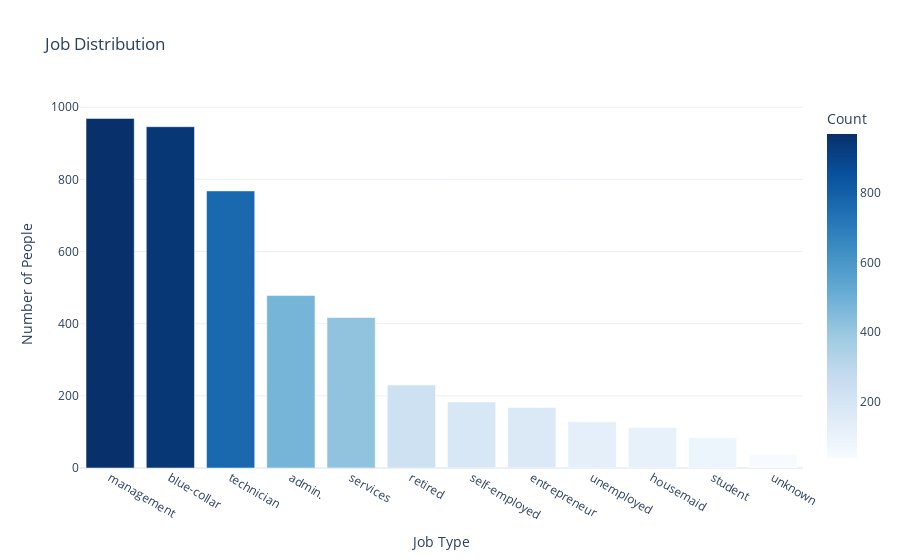

Notebook code cell kept with this figure:
### Code cell
import plotly.express as px

fig = px.bar(job_df,
             x='job',
             y='count_job',
             title='Job Distribution',
             labels={'job': 'Job Type', 'count_job': 'Count'},
             color='count_job',
             color_continuous_scale='Blues')

fig.update_layout(
    xaxis_title='Job Type',
    yaxis_title='Number of People',
    template='plotly_white'
)

fig.show()

### Figure 1 — Plotly figure (JSON) as saved in the notebook; plotly's stock layout.template omitted (floating-point values rounded to 4 significant figures)
{"data": [{"alignmentgroup": "True", "hovertemplate": "Job Type=%{x}<br>Count=%{marker.color}<extra></extra>", "legendgroup": "", "marker": {"color": [969, 946, 768, 478, 417, 230, 183, 168, 128, 112, 84, 38], "coloraxis": "coloraxis", "pattern": {"shape": ""}}, "name": "", "offsetgroup": "", "orientation": "v", "showlegend": false, "textposition": "auto", "type": "bar", "x": ["management", "blue-collar", "technician", "admin.", "services", "retired", "self-employed", "entrepreneur", "unemployed", "housemaid", "student", "unknown"], "xaxis": "x", "y": [969, 946, 768, 478, 417, 230, 183, 168, 128, 112, 84, 38], "yaxis": "y"}], "layout": {"autosize": true, "barmode": "relative", "coloraxis": {"colorbar": {"title": {"text": "Count"}}, "colorscale": [[0, "rgb(247,251,255)"], [0.125, "rgb(222,235,247)"], [0.25, "rgb(198,219,239)"], [0.375, "rgb(158,202,225)"], [0.5, "rgb(107,174,214)"], [0.625, "rgb(66,146,198)"], [0.75, "rgb(33,113,181)"], [0.875, "rgb(8,81,156)"], [1, "rgb(8,48,107)"]]}, "legend": {"tracegroupgap": 0}, "title": {"text": "Job Distribution"}, "xaxis": {"anchor": "y", "autorange": true, "domain": [0, 1], "range": [-0.5, 11.5], "title": {"text": "Job Type"}, "type": "category"}, "yaxis": {"anchor": "x", "autorange": true, "domain": [0, 1], "range": [0, 1020], "title": {"text": "Number of People"}, "type": "linear"}}}
